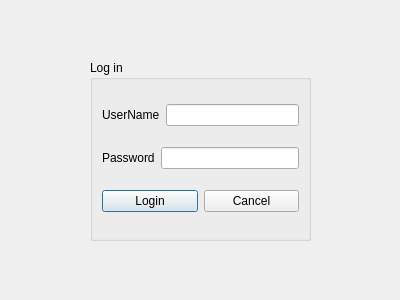
<?xml version="1.0" encoding="UTF-8"?>
<ui version="4.0">
 <class>logindialog</class>
 <widget class="QDialog" name="logindialog">
  <property name="geometry">
   <rect>
    <x>0</x>
    <y>0</y>
    <width>400</width>
    <height>300</height>
   </rect>
  </property>
  <property name="windowTitle">
   <string>Dialog</string>
  </property>
  <widget class="QGroupBox" name="groupBox">
   <property name="geometry">
    <rect>
     <x>90</x>
     <y>60</y>
     <width>221</width>
     <height>181</height>
    </rect>
   </property>
   <property name="title">
    <string>Log in</string>
   </property>
   <layout class="QVBoxLayout" name="verticalLayout">
    <item>
     <layout class="QHBoxLayout" name="horizontalLayout">
      <item>
       <widget class="QLabel" name="Usuario">
        <property name="text">
         <string>UserName</string>
        </property>
       </widget>
      </item>
      <item>
       <widget class="QLineEdit" name="lineEdit_Username">
        <property name="echoMode">
         <enum>QLineEdit::EchoMode::Normal</enum>
        </property>
        <property name="readOnly">
         <bool>false</bool>
        </property>
       </widget>
      </item>
     </layout>
    </item>
    <item>
     <layout class="QHBoxLayout" name="horizontalLayout_2">
      <item>
       <widget class="QLabel" name="Password">
        <property name="text">
         <string>Password</string>
        </property>
       </widget>
      </item>
      <item>
       <widget class="QLineEdit" name="lineEdit_Password">
        <property name="echoMode">
         <enum>QLineEdit::EchoMode::Password</enum>
        </property>
       </widget>
      </item>
     </layout>
    </item>
    <item>
     <layout class="QHBoxLayout" name="horizontalLayout_3">
      <item>
       <widget class="QPushButton" name="pushButton_Login">
        <property name="text">
         <string>Login</string>
        </property>
       </widget>
      </item>
      <item>
       <widget class="QPushButton" name="pushButton_Cancel">
        <property name="text">
         <string>Cancel</string>
        </property>
       </widget>
      </item>
     </layout>
    </item>
   </layout>
  </widget>
 </widget>
 <resources/>
 <connections/>
</ui>
